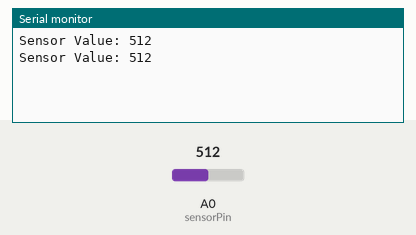
Recording of a sketch running on a simulated Arduino Uno, built with avr-gcc and run on an emulated ATmega328P. Shown: the last lines printed to the serial monitor. The inputs (shaded band) are chosen by the test bench; at power-on: A0 (sensorPin) = 512.

Above: at 1.8 s.
1.9 s: A0 (sensorPin) set to 716
At 2.8 s:
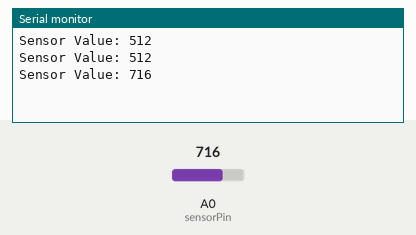
3.4 s: A0 (sensorPin) set to 900
At 4.8 s:
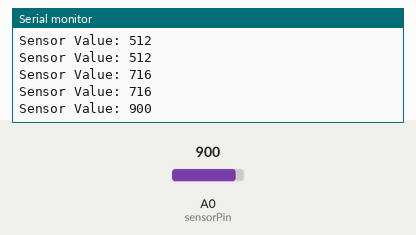
Timing chart, 0 to 6.4 s (numbered marks = the images above; inputs shaded):
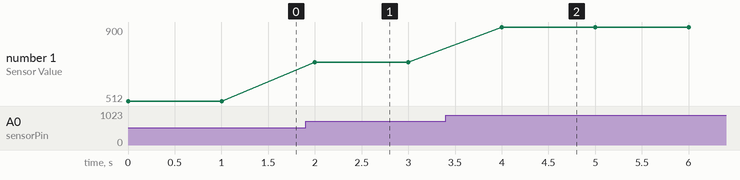

The sketch:

WATERSENSORTEST.ino
```cpp
int sensorPin = A0;     // Sensor connected to A0
int sensorValue = 0;

void setup() {
  Serial.begin(9600);   // Start Serial Monitor
}

void loop() {
  sensorValue = analogRead(sensorPin);   // Read sensor value

  Serial.print("Sensor Value: ");
  Serial.println(sensorValue);

  delay(1000);   // Wait 1 second
}
```

Measured:
- after the input at 1.9 s, the serial monitor: prints a new line after 0.10 s (image 1)
- after the input at 3.4 s, the serial monitor: prints a new line after 0.60 s (image 2)
- plotted number 1: 512 → 716 after the input at 1.9 s, 716 → 900 after the input at 3.4 s
